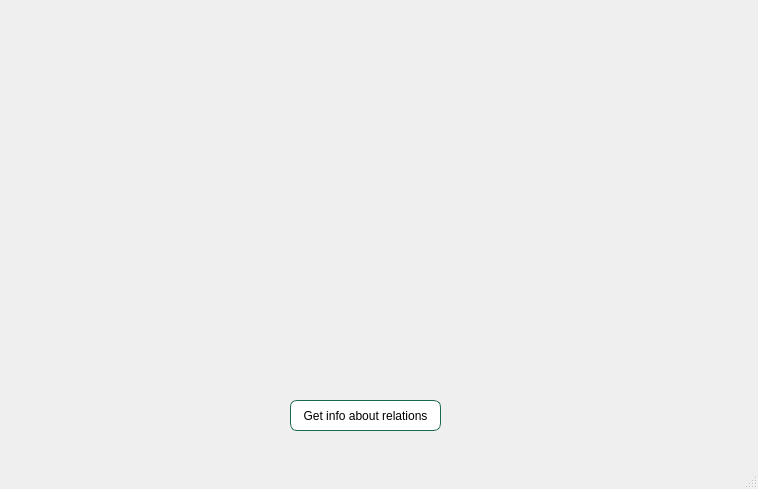
<?xml version="1.0" encoding="UTF-8"?>
<ui version="4.0">
 <class>MainWindow</class>
 <widget class="QMainWindow" name="MainWindow">
  <property name="geometry">
   <rect>
    <x>0</x>
    <y>0</y>
    <width>758</width>
    <height>489</height>
   </rect>
  </property>
  <property name="windowTitle">
   <string>MainWindow</string>
  </property>
  <property name="styleSheet">
   <string notr="true">QPushButton {
background-color: QLinearGradient( x1: 0, y1: 0, x2: 0, y2: 1, stop: 0 #C7F5E8, stop: 0.1 #8DE8CE, stop: 0.49 #6DD0B3, stop: 0.5 #6DD0B3, stop: 1 #8DE8CE);
border-width: 1px;
border-color: #1D6852;
border-style: solid;
border-radius: 7;
padding: 3px;
font-size: 12px;
padding-left: 5px;
padding-right: 5px;
}

QPushButton#selectButton{background-color: white}

QPushButton:hover { border-color: red }
QPushButton:pressed { border-color: rgb(0, 255, 0); }

QPainterPath{border-color: black;}
QPainterPath:hover{ border-color: red}
QPainterPath:pressed { border-color: rgb(0, 255, 0); }</string>
  </property>
  <widget class="QWidget" name="centralwidget">
   <widget class="QPushButton" name="selectButton">
    <property name="geometry">
     <rect>
      <x>290</x>
      <y>400</y>
      <width>151</width>
      <height>31</height>
     </rect>
    </property>
    <property name="text">
     <string>Get info about relations</string>
    </property>
   </widget>
  </widget>
  <widget class="QMenuBar" name="menubar">
   <property name="geometry">
    <rect>
     <x>0</x>
     <y>0</y>
     <width>758</width>
     <height>21</height>
    </rect>
   </property>
  </widget>
  <widget class="QStatusBar" name="statusbar"/>
 </widget>
 <resources/>
 <connections/>
</ui>
